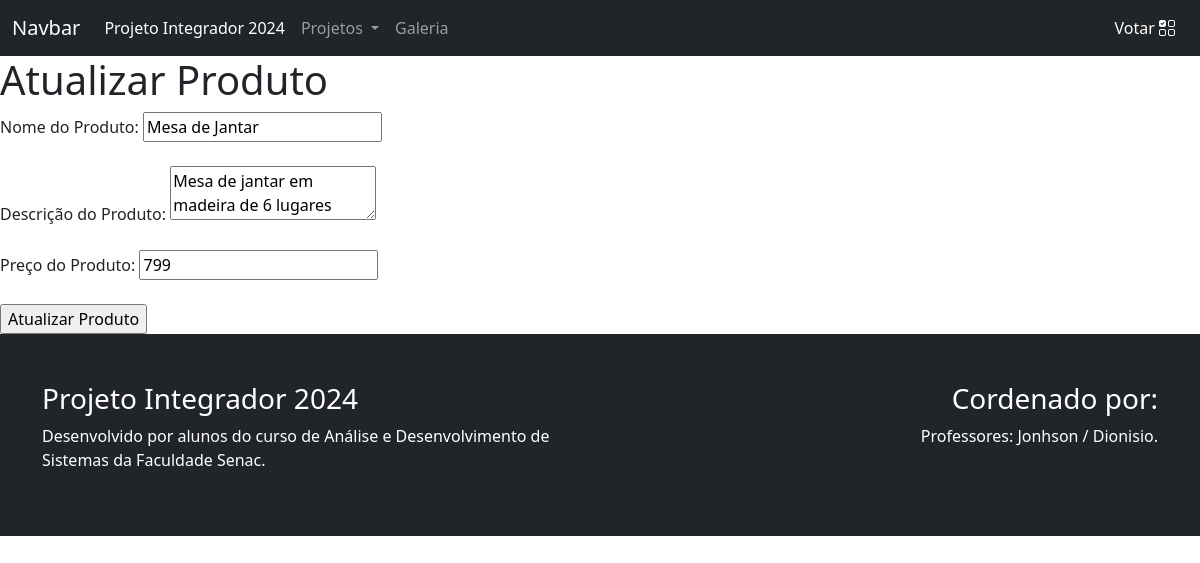
The page /view/produto/produtoUpdate.php?id=2 on the database its author committed.
### tables this page shows
create table produto(
pro_id integer primary key auto_increment,
pro_nome varchar(40) not null,
pro_descricao varchar(255) not null,
pro_preco double not null,
pro_url varchar(255)
);

### model/Produto.php (called while the page is built, shortened)
<?php
class Produto {
    private $conn;
    private $table_name = "produto";
    public $pro_id;
    public function __construct($db) {
        $this->conn = $db;
    }
    public function readOne() {
        $query = "SELECT * FROM " . $this->table_name . " WHERE pro_id = ? LIMIT 0,1";
        $stmt = $this->conn->prepare($query);
        $stmt->bindParam(1, $this->pro_id);
        $stmt->execute();
        $row = $stmt->fetch(PDO::FETCH_ASSOC);
        $this->pro_nome = $row['pro_nome'];
        $this->pro_descricao = $row['pro_descricao'];
        $this->pro_preco = $row['pro_preco'];
    }
}

### view/produto/produtoUpdate.php (the view, shortened to what this page needs)
<?php
require_once '../../model/produto.php';
if (isset($_GET['id'])) {
    $id = $_GET['id'];
    $database = new Database();
    $db = $database->getConnection();
    $produto = new Produto($db);
    $produto->pro_id = $id;
    $produto->readOne();
} else {
    echo "Produto não encontrado.";
    exit();
}
?>
    <?php include '../../utils/header.php'; ?>
    <?php include '../../utils/menu.php'; ?>
    <h1>Atualizar Produto</h1>
    <form action="produtoUpdate.php?id=<?php echo $produto->pro_id; ?>" method="POST">
        <label for="pro_nome">Nome do Produto:</label>
        <input type="text" name="pro_nome" value="<?php echo $produto->pro_nome; ?>" required><br><br>
        <label for="pro_descricao">Descrição do Produto:</label>
        <textarea name="pro_descricao" required><?php echo $produto->pro_descricao; ?></textarea><br><br>
        <label for="pro_preco">Preço do Produto:</label>
        <input type="number" step="0.01" name="pro_preco" value="<?php echo $produto->pro_preco; ?>" required><br><br>
        <input type="submit" value="Atualizar Produto">
    </form>
    <?php include '../../utils/footer.php'; ?>

### rows shown on the page
produto: pro_nome "Mesa de Jantar", pro_descricao "Mesa de jantar em madeira de 6 lugares", pro_preco "799"
